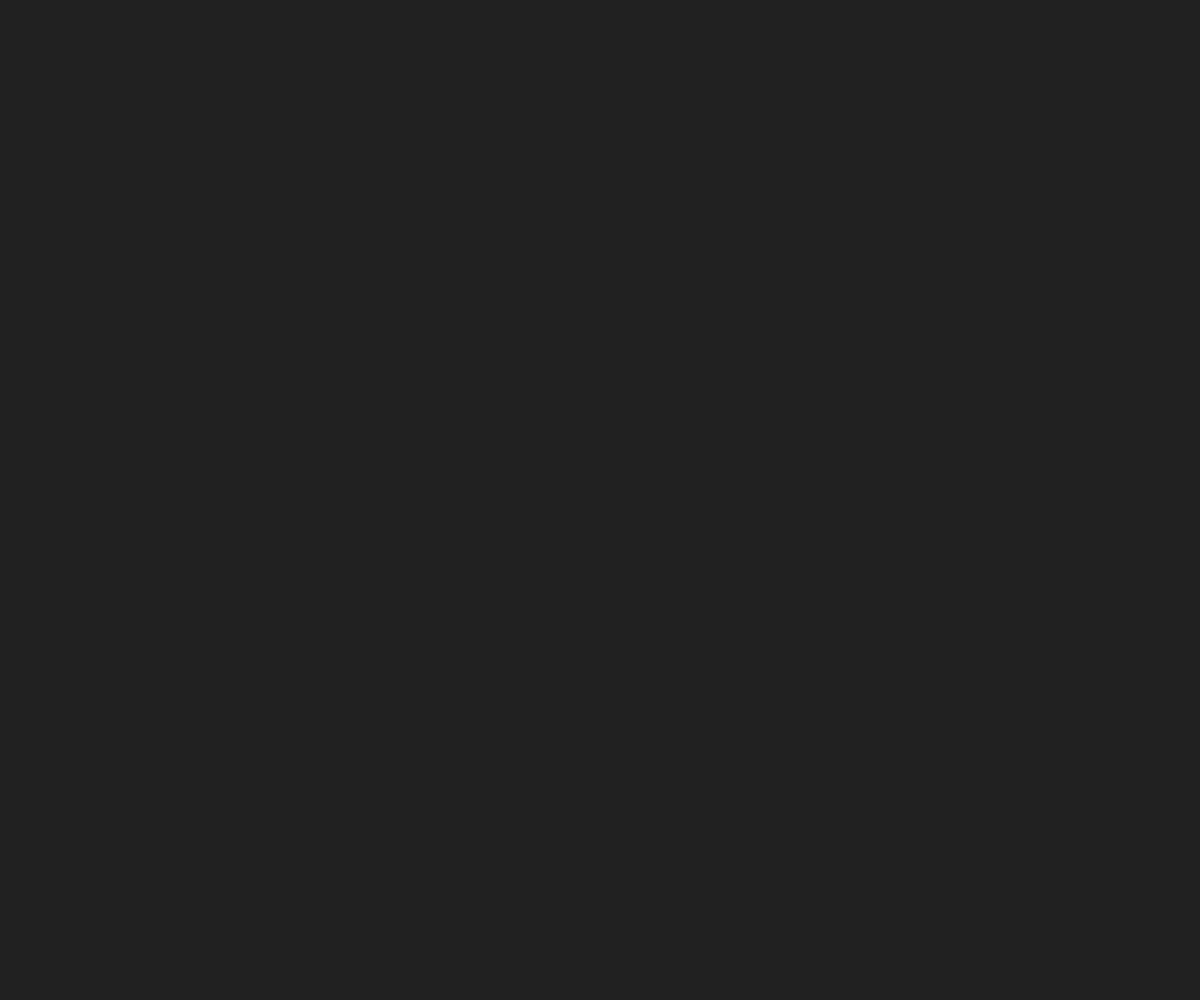
Frame 1 (no input)
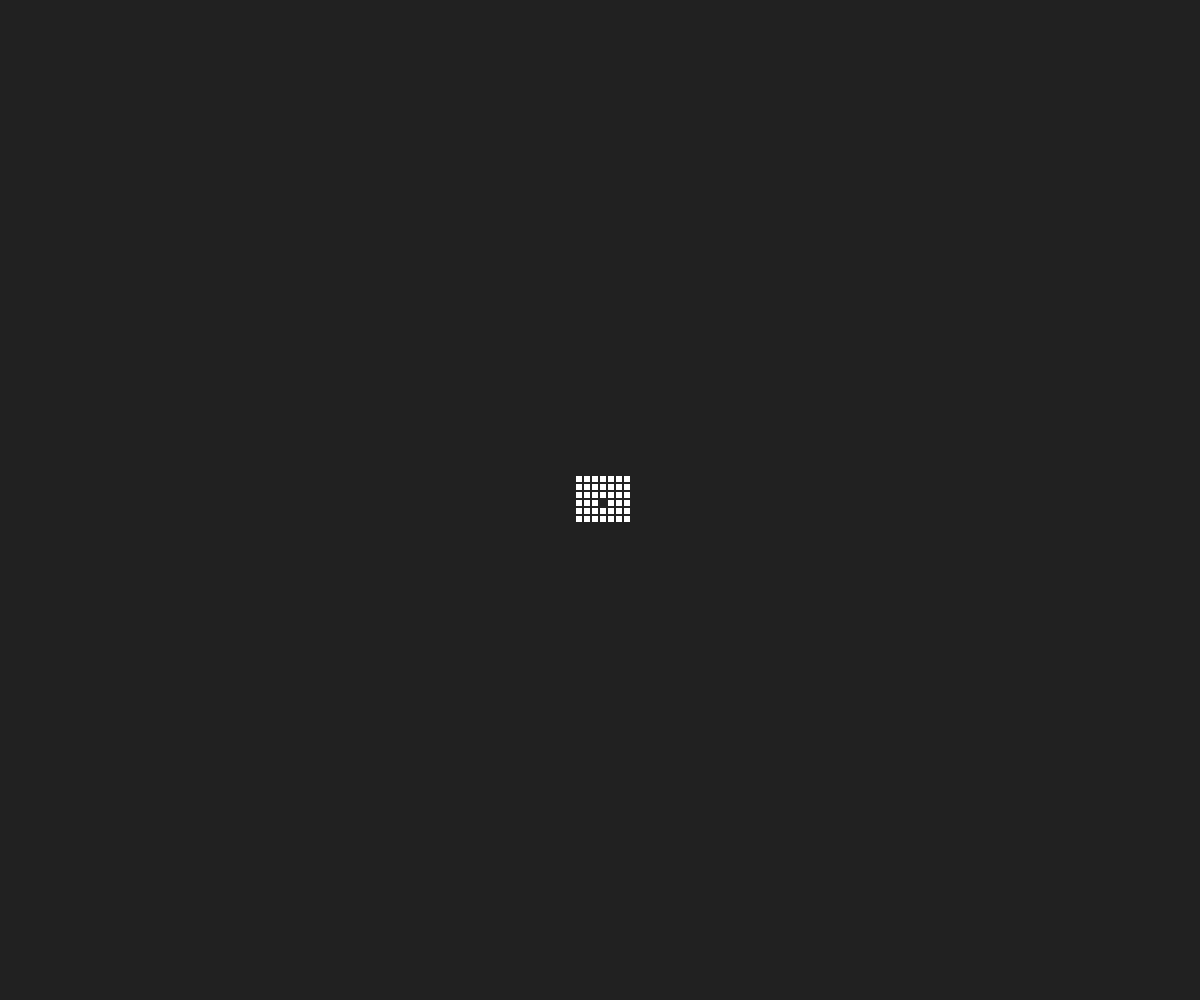
Frame 60 (no input)
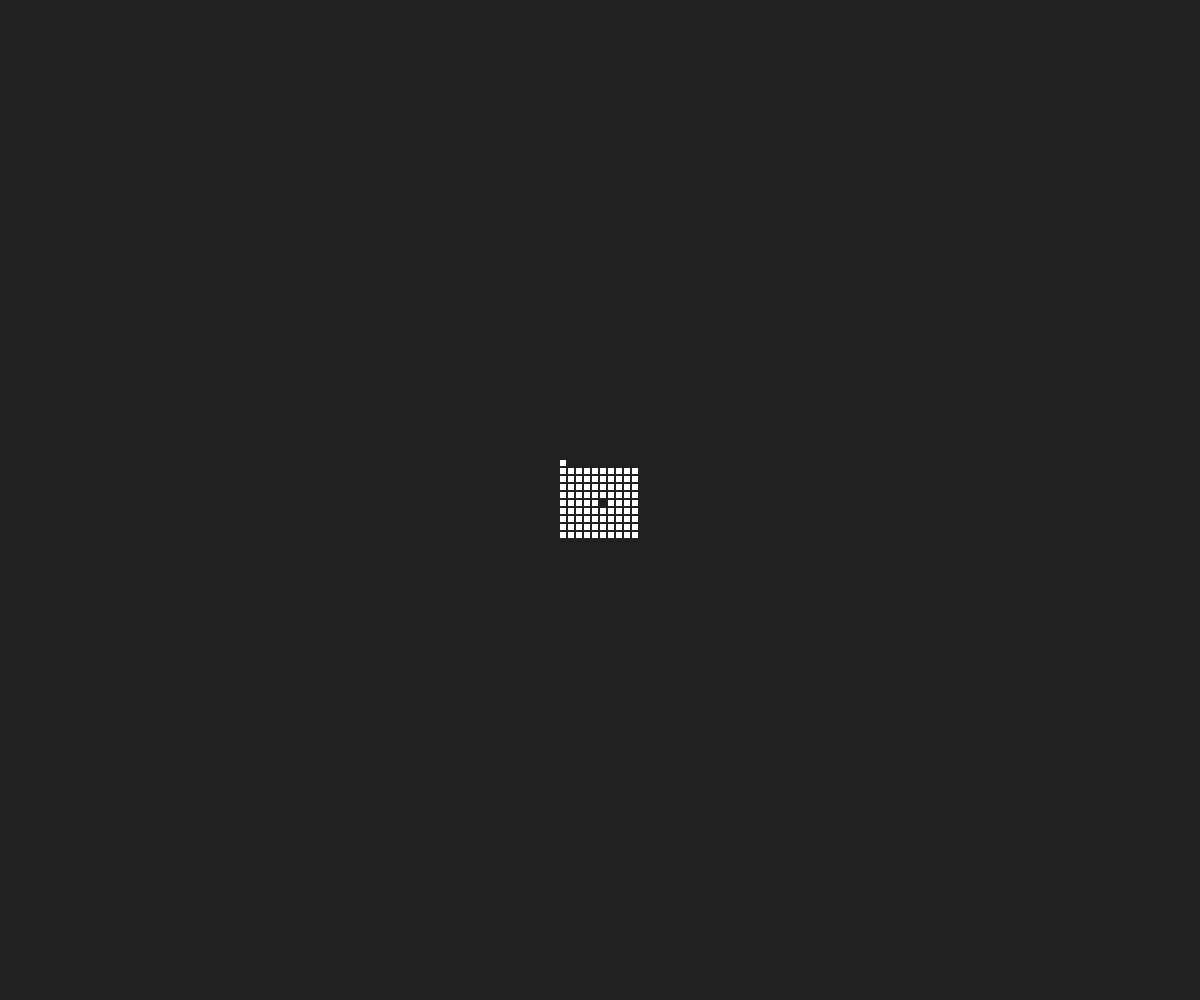
Frame 120 (the mouse pressed at the canvas centre since frame 60)

The p5.js sketch that drew these frames (run headless with seeded random() and noise() and a simulated clock; from frame 60 on, the mouse is pressed at the canvas centre):

// p5.js sketch
// ── sketch.js
//==========
// p5.js

// setup=()=>{
// createCanvas(windowWidth, windowHeight);
// background(33);noStroke();x=width/2;y=height/2;a=0;o=0;i=0;j=0;}
// draw=()=>{
// if(o<1000){if(i<2){if(j<o){
// x+=8*cos(a);y+=8*sin(a);square(x,y,6);j++;return;}
// a+=HALF_PI;j=0;i++;return;}i=0;o++;}}


// setup=()=>{
// createCanvas(windowWidth, windowHeight);
// background(33);noStroke();x=width/2;y=height/2;a=0;o=0;i=0;j=0;}
// draw=()=>{
// if(o<1000){if(i<2){if(j<o){
// x+=8*cos(a);y+=8*sin(a);square(x,y,6);j++;return;}
// a+=HALF_PI;j=0;i++;return;}i=0;o++;}}

setup=()=>{createCanvas(windowWidth, windowHeight);
background(33);noStroke();x=width/2;y=height/2;a=0;o=0;i=0;j=0}
draw=()=>{if(o<1000){if(i<2){if(j<o){x+=8*cos(a);y+=8*sin(a);square(x,y,6);j++;return}
a+=HALF_PI;j=0;i++;return}i=0;o++}}
